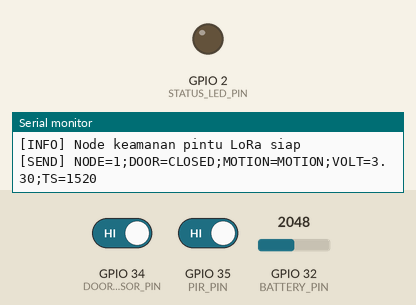
Simulated run of this sketch. Board: ESP32. Parts: output pins drawn as LEDs (lit = HIGH), the last lines printed to the serial monitor. The test bench sets the inputs (shaded band); at power-on: GPIO 34 (DOOR_SENSOR_PIN) HIGH, GPIO 35 (PIR_PIN) HIGH, GPIO 32 (BATTERY_PIN) = 2048. No radio packets arrive unless stated.

Above: at 2.7 s.
2.8 s: GPIO 34 (DOOR_SENSOR_PIN) driven LOW
At 2.99 s:
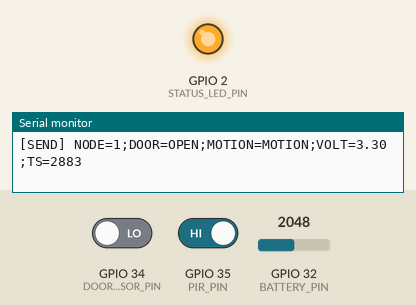
4.4 s: GPIO 35 (PIR_PIN) driven LOW
At 5.6 s:
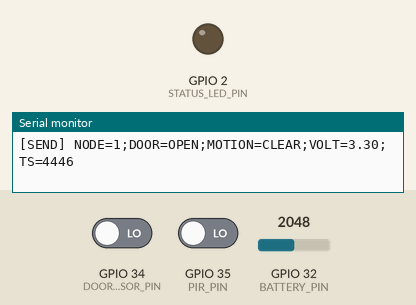
6.0 s: GPIO 34 (DOOR_SENSOR_PIN) driven HIGH
Timing chart, 0 to 37.5 s (numbered marks = the images above; inputs shaded):
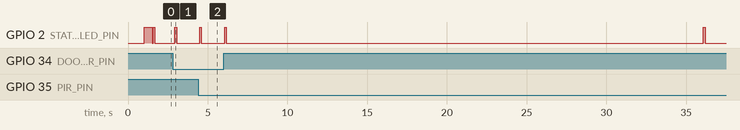

Measured:
- after the input at 2.8 s, GPIO 2 (STATUS_LED_PIN): LOW → HIGH after 0.14 s, → LOW 0.10 s later
- after the input at 4.4 s, GPIO 2 (STATUS_LED_PIN): LOW → HIGH after 0.11 s, → LOW 0.10 s later

The sketch:

esp32_door_security_node.ino
```cpp
#include <SPI.h>
#include <LoRa.h>

// Pin koneksi LoRa (sesuaikan dengan board / modul Anda)
#define LORA_SCK 5
#define LORA_MISO 19
#define LORA_MOSI 27
#define LORA_SS 18
#define LORA_RST 14
#define LORA_DIO0 26
#define LORA_BAND 915E6

// Sensor / indikator
const int DOOR_SENSOR_PIN = 34;    // Reed switch pintu
const int PIR_PIN = 35;            // Sensor gerak PIR
const int BATTERY_PIN = 32;        // ADC untuk pemantauan baterai
const int STATUS_LED_PIN = 2;      // LED status built-in

const int NODE_ID = 1;
const unsigned long REPORT_INTERVAL = 30000; // 30 detik

bool lastDoorState = HIGH;
bool lastMotionState = LOW;
float lastVoltage = 0.0;
unsigned long lastReport = 0;

void setup() {
  Serial.begin(115200);
  delay(1000);

  pinMode(DOOR_SENSOR_PIN, INPUT_PULLUP);
  pinMode(PIR_PIN, INPUT);
  pinMode(STATUS_LED_PIN, OUTPUT);
  digitalWrite(STATUS_LED_PIN, LOW);

  LoRa.setPins(LORA_SS, LORA_RST, LORA_DIO0);
  if (!LoRa.begin(LORA_BAND)) {
    Serial.println("[ERROR] Gagal inisialisasi LoRa");
    while (true) {
      digitalWrite(STATUS_LED_PIN, millis() % 500 < 250);
      delay(100);
    }
  }

  Serial.println("[INFO] Node keamanan pintu LoRa siap");
  digitalWrite(STATUS_LED_PIN, HIGH);
  delay(500);
  digitalWrite(STATUS_LED_PIN, LOW);
}

void loop() {
  bool doorState = digitalRead(DOOR_SENSOR_PIN);
  bool motionState = digitalRead(PIR_PIN);
  float batteryVoltage = readBatteryVoltage();
  unsigned long now = millis();

  bool changed = (doorState != lastDoorState) || (motionState != lastMotionState);
  bool intervalElapsed = (now - lastReport) >= REPORT_INTERVAL;

  if (changed || intervalElapsed) {
    sendStatus(doorState, motionState, batteryVoltage);
    lastDoorState = doorState;
    lastMotionState = motionState;
    lastVoltage = batteryVoltage;
    lastReport = now;
  }

  delay(100);
}

float readBatteryVoltage() {
  const float VREF = 3.3;
  const float R1 = 100000.0; // ohm
  const float R2 = 100000.0; // ohm
  int raw = analogRead(BATTERY_PIN);
  float voltage = ((float)raw / 4095.0) * VREF;
  voltage = voltage * (R1 + R2) / R2;
  return voltage;
}

void sendStatus(bool doorState, bool motionState, float batteryVoltage) {
  String doorText = doorState == LOW ? "OPEN" : "CLOSED";
  String motionText = motionState ? "MOTION" : "CLEAR";

  String payload = "NODE=" + String(NODE_ID);
  payload += ";DOOR=" + doorText;
  payload += ";MOTION=" + motionText;
  payload += ";VOLT=" + String(batteryVoltage, 2);
  payload += ";TS=" + String(millis());

  Serial.println("[SEND] " + payload);
  LoRa.beginPacket();
  LoRa.print(payload);
  LoRa.endPacket();

  digitalWrite(STATUS_LED_PIN, HIGH);
  delay(100);
  digitalWrite(STATUS_LED_PIN, LOW);
}
```
